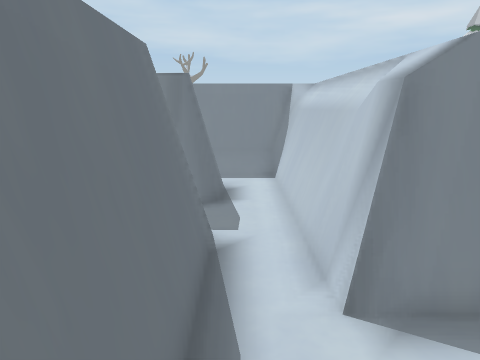
View 1 (above)

18 first-person views from a walk through a Unity game level. The camera is 1.3 m above the floor, tilts 12° down and sees 70° across. The floor is counted in squares, 0.5 m on a side. Each view is taken from the middle of a square. On the plan, view 1 faces up. The plan holds only what a view shows up to about 20 squares ahead; the rest is blank. The place goes on beyond the plan. The player is left out.

View 2
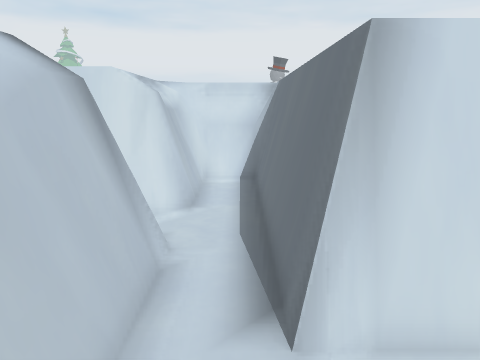

View 3
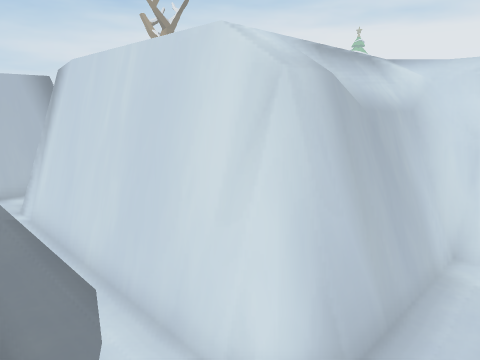

View 4
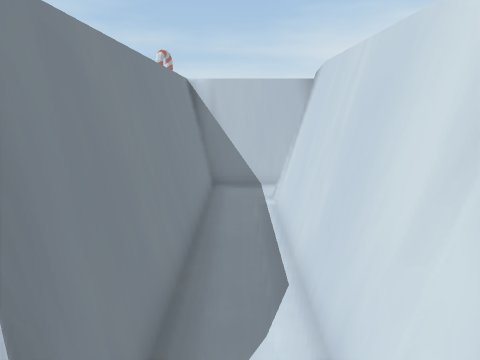

View 5
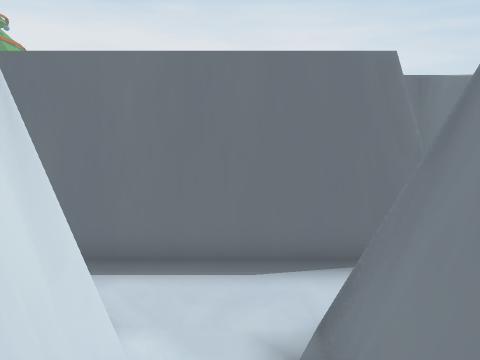

View 6
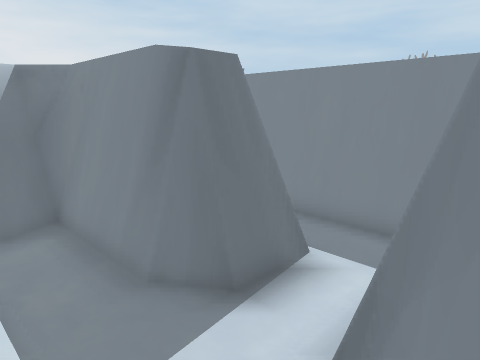

View 7
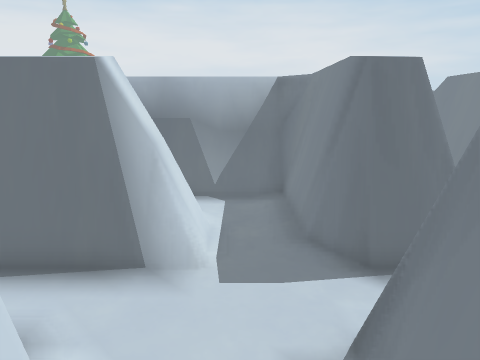

View 8
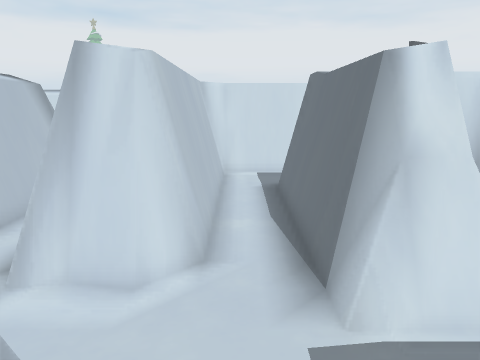

View 9
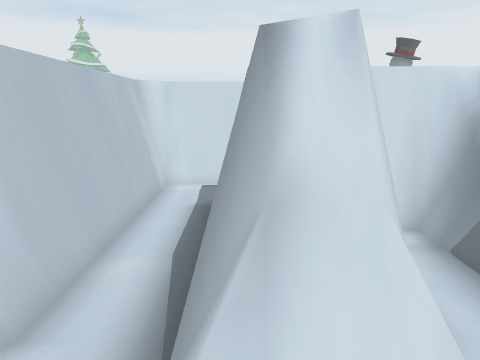

View 10
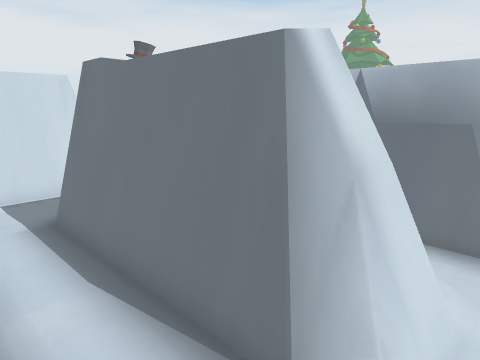

View 11
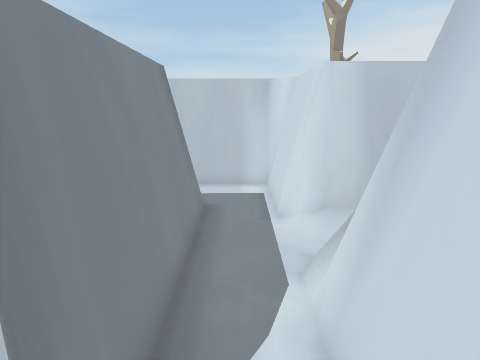

View 12
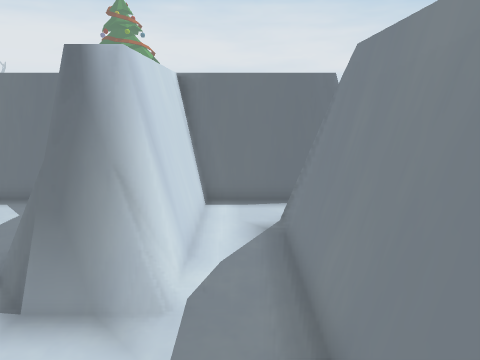

View 13
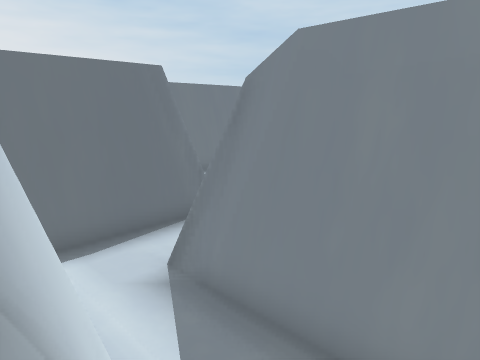

View 14
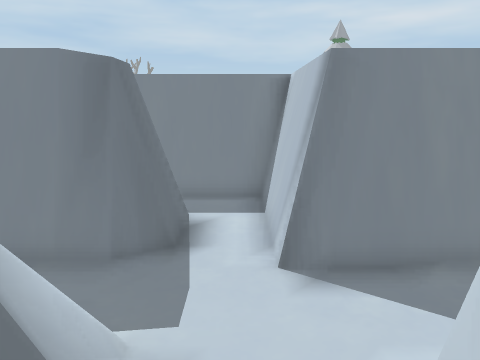

View 15
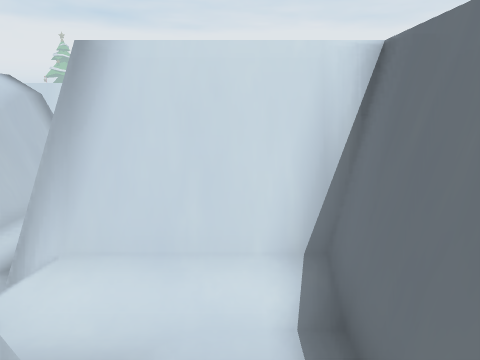

View 16
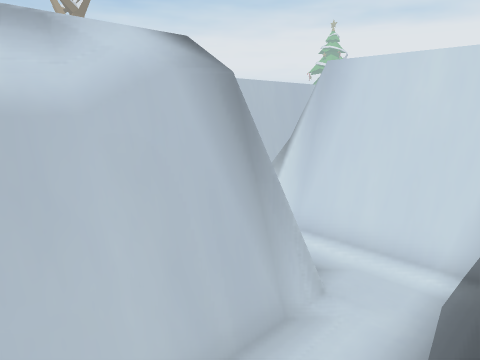

View 17
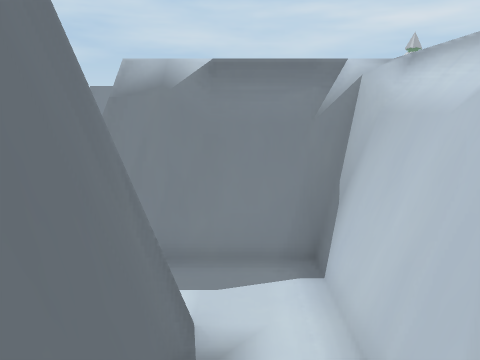

View 18
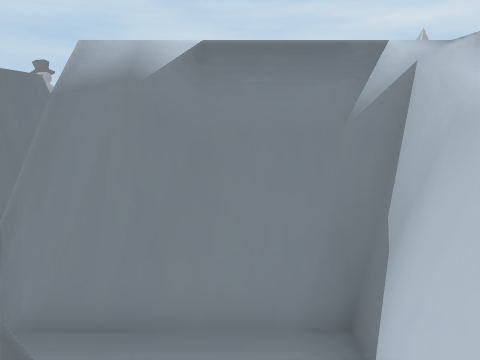

### Floor plan
Key: @ floor where view 1 was taken; # wall or solid block; . floor; / step, stairs or slope; = window, fence, low wall or low ledge.
Columns run from 7 left of view 1 to 15 right of it. Each row starts with its distance up from view 1.
 16    .
 15     #####
 14  #    ==#
 13  #......#
 12  #/////.#
 11  ######.#
 10  ######.#
  9  ##  ##.#
  8  #    ..#
  7     ....#
  6     ###.##
  5 ##   ##.####
  4      ##.#=##########
  3      ##............#
  2      ##..==#####=#.#
  1      ##..#########.#
  0   #  ##@.########..##
 -1   #  ##..###=#......###
 -2   #   #.####=..........
 -3   #   #==###=..==#....
 -4   #   ######=.=###.###.
 -5   # ########=.=##..###.
 -6     ###=#### .  #..##
 -7     ....####=.  #..##
 -8       ...###=   #..##
 -9      ##..#####  #..##
-10       #.#########..##
-11       #.#=#######..##
-12       #............##
-13       #####==..######
-14          ###=.=#####
-15           ##=.=#

Where each view was taken, in squares from view 1:
view 1: 0 up, 0 right, facing up
view 2: 10 up, 0 right, facing down
view 3: 4 up, 0 right, facing down-right
view 4: 3 up, 0 right, facing right
view 5: 3 up, 5 right, facing left
view 6: 3 down, 13 right, facing up-left
view 7: 2 down, 15 right, facing left
view 8: 1 up, 11 right, facing down
view 9: 1 down, 9 right, facing down
view 10: 2 down, 12 right, facing down-left
view 11: 12 down, 0 right, facing right
view 12: 12 down, 9 right, facing left
view 13: 14 down, 6 right, facing up-left
view 14: 6 down, 11 right, facing up
view 15: 16 up, 4 left, facing down
view 16: 7 down, 1 left, facing down-right
view 17: 12 down, 0 right, facing up
view 18: 10 down, 0 right, facing up
